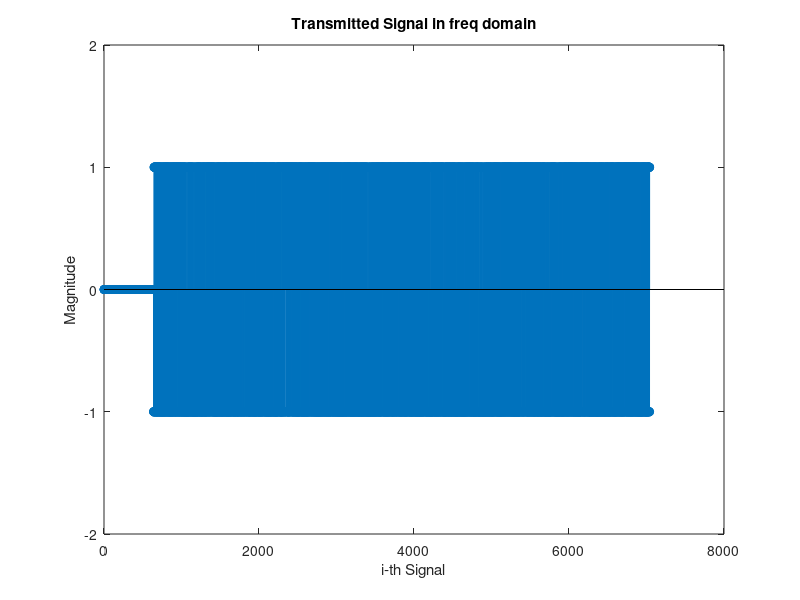
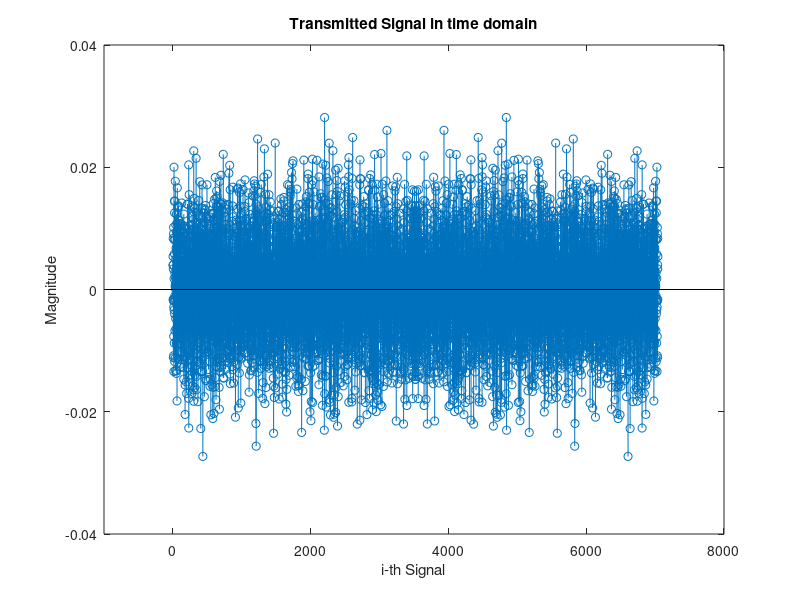

Write MATLAB code to recreate these figures, in order. (Note: this script raises an error after producing the figures.)
clc; clear all; close all;

% Create signal in the frequency domain
chunk = 64;                     %   size of one data packet in bits
packets = 100;                  %   number of data packets
num_bits = chunk*packets;       %   total number of data bits
X_k = randi([0,1], 1, num_bits);

% replace all zeros with -1
X_k(X_k == 0) = -1;

% Create training data
num_train = 640;
X_train = zeros(1, num_train);

% Combine training data and signal
message = [X_train, X_k];

figure(1)
stem(message)
xlabel('i-th Signal')
ylabel('Magnitude')
title('Transmitted Signal in freq domain')
ylim([-2,2])

%%  Move data to time domain

% Perform inverse Fourier transform
ifft_message = ifft(message);

figure(2)
stem(ifft_message)
xlabel('i-th Signal')
ylabel('Magnitude')
title('Transmitted Signal in time domain')
xlim([-1000, 8000])
ylim([-0.04,0.04])

%%  Perform cyclic convolution

% Cyclic prefix insertion
pulse_width = 64;
message_length = max(size(ifft_message));
ifft_msg_prefix = zeros(1, (5*message_length/4));

for i = 1:((message_length)/pulse_width)
    prefix = ifft_message((64*i-15):64*i);
    ifft_msg_prefix(1+(i-1)*80:(i-1)*80+16) = prefix;
    ifft_msg_prefix(1+(i-1)*80+16:i*80) = ifft_message((i-1)*64+1:i*64);
end

% Perform circular convolution
pulse = ones(1, pulse_width);
conv_message = conv(ifft_msg_prefix, pulse_width);
tx_message = conv_message(1:(num_bits*(5/4)+num_train))'; % Truncate the trailing zeros added by the convolution
% Data truncated to: num. of data bits + 16 prefix bits per data packet + num. of training
% bits = 6400 + 16 * 100 + 640 = 8640

%%  Simulate the channel

% Transmit data through nonflat channel function
rx_message = nonflat_channel((tx_message));

% Visualize data transmitted
figure(3)
subplot(2,1,1)
stem(tx_message)
xlabel('i-th Signal')
ylabel('Magnitude')
title('Transmitted Signal')
xlim([-1000, length(tx_message)+1000])

% Visualize data received
subplot(2,1,2)
stem(rx_message)
xlabel('i-th Signal')
ylabel('Magnitude')
title('Unfiltered Received Signal')
xlim([-1000, length(rx_message)+1000])

%%  Rx data alignment

tx_len = length(tx_message);
rx_len = length(rx_message);

% Determine the received data
[cross_corr,lags] = xcorr(rx_message,tx_message); 
[~, idx] = max(abs(cross_corr));
peak = lags(idx);   %   peak = 9

% Slice data according to lags and tx_data length
sliced_rx = rx_message(peak:tx_len+peak-1);   % 8640 samples
% Matlab indexes at 1 and uses [], tx_len+peak-1 = 8640+9-1 = 8648
% sliced_rx = rx_message(9:8648) = 8640 samples

figure(4)
stem(sliced_rx)
xlabel('i-th Signal')
ylabel('Magnitude')
title('Trimmed Rx Signal')
xlim([-1000, length(sliced_rx)+1000])

%%  Move to frequency domain

fft_rx = fft(sliced_rx);

figure(5)
stem(real(fft_rx));
title('Received Data - FFT')
xlim([-1000, length(fft_rx)+1000])

%%  Channel Estimation

% Locate training data before and after channel simulation
tx_train = message(1:num_train);
rx_train = fft_rx(1:num_train);

% Perform element-wise division on every bit
channel_response = zeros(1, num_train);

sum = zeros(1, num_train);

% for iter = 1:chunk
%     sum(1, iter) = channel
% end


iter = 2;
while iter <= num_train
    sum(1, iter) = (channel_response(1, (iter-1)) + rx_train(iter,1)) ./ tx_train(1, iter);
    iter = iter + 1;
end

channel_estimate = sum(1,num_train)/num_train;

%%  Recover transmitted data

tx_est = fft_rx(num_train+1:end) / channel_estimate;

figure(6)
stem(tx_est);
title('Recovered Tx signal')
xlim([-1000, length(tx_est)+1000])


% %%  Calculate Bit Error Rate (BER)
% 
% % diff = real((real(X_k) - (real(Y_k)./abs(real(Y_k)))))./real(X_k);
% diff = real((real(X_k) - (real(Retrieved_data)./abs(real(Retrieved_data)))))./(2*real(X_k));
% % num_error = length(diff(diff==2));
% Error = abs(mean(diff)) *100

























